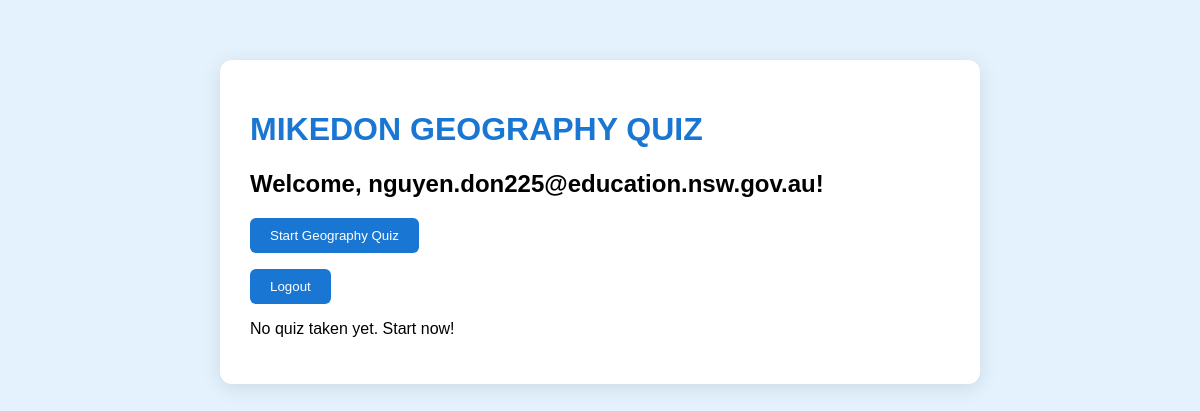
/userhome (signed in), run on an earlier commit of the app's database.
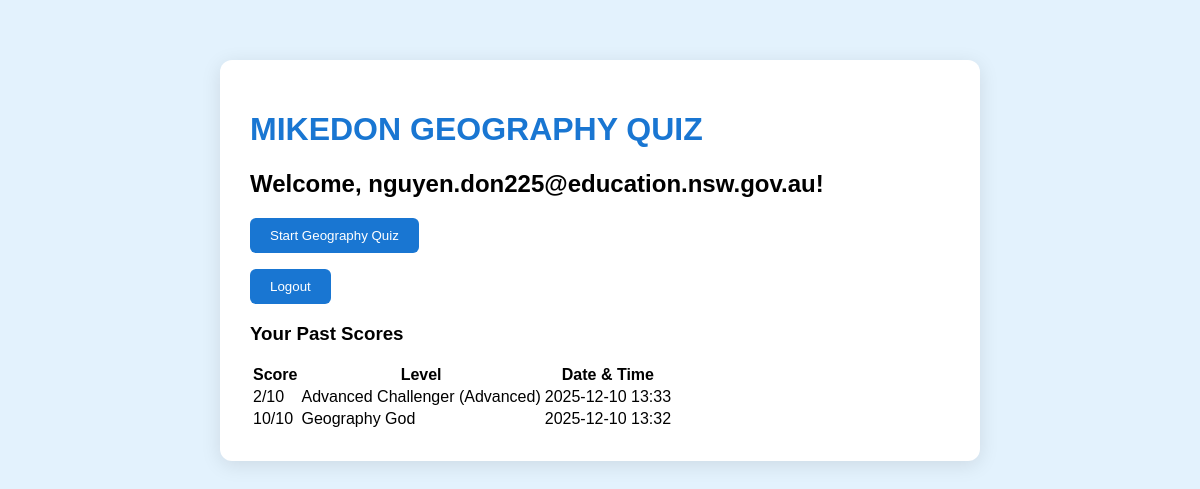
And on a later commit of the database.
### tables this page shows
CREATE TABLE records (
                 id INTEGER PRIMARY KEY AUTOINCREMENT,
                 user_id INTEGER,
                 score INTEGER,
                 level TEXT,
                 timestamp TEXT,
                 time_taken INTEGER DEFAULT 0);

### app.py (the view)
@app.route('/userhome')
def user_home():
    if 'user_id' not in session:
        return redirect(url_for('login'))
    conn = sqlite3.connect('database.db')
    c = conn.cursor()
    c.execute("SELECT score, level, timestamp FROM records WHERE user_id=? ORDER BY timestamp DESC", (session['user_id'],))
    records = c.fetchall()
    conn.close()
    return render_template('userHome.html', username=session['username'], records=records)

### Templates/userHome.html (shortened to what this page needs)
<!DOCTYPE html>
<html>
<head>
    <link rel="stylesheet" href="/static/styles.css">
</head>
<body>
<div class="box">
    <h1>MIKEDON GEOGRAPHY QUIZ</h1>
    <h2>Welcome, {{ username }}!</h2>
    <p><a href="/collectingdata"><button>Start Geography Quiz</button></a></p>
    <p><a href="/logout"><button>Logout</button></a></p>
    {% if records %}
    <h3>Your Past Scores</h3>
    <table>
        <tr>
            <th>Score</th>
            <th>Level</th>
            <th>Date & Time</th>
        </tr>
        {% for r in records %}
        <tr>
            <td>{{ r[0] }}/10</td>
            <td>{{ r[1] }}</td>
            <td>{{ r[2] }}</td>
        </tr>
        {% endfor %}
    </table>
    {% else %}
    <p>No quiz taken yet. Start now!</p>
    {% endif %}
</div>
</body>
</html>

What changed in the data, as far as the page shows it:
added records: score "2", level "Advanced Challenger (Advanced)", timestamp "2025-12-10 13:33"
added records: score "10", level "Geography God", timestamp "2025-12-10 13:32"
Also different on the page:
text no longer shown: "No quiz taken yet. Start now!"
text now shown: "Your Past Scores Score Level Date & Time"
